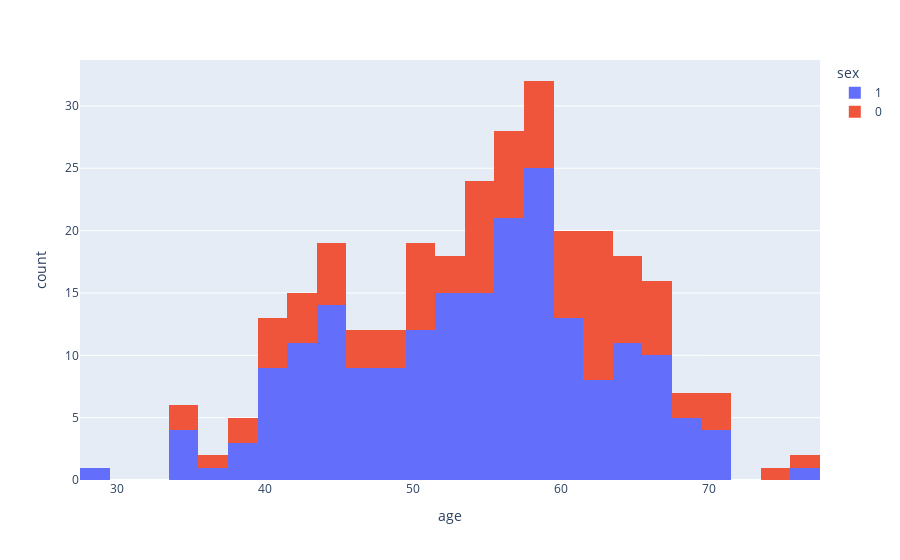

The code cell stored with this chart in its notebook:
### Code cell
fig = px.histogram(data_frame=X, x='age', color= 'sex')
fig.show()

# 1-male, 0-female
X['sex'].value_counts()

### Figure 1 — Plotly figure (JSON) as saved in the notebook; plotly's stock layout.template omitted (floating-point values rounded to 4 significant figures; data arrays with more than 128 entries replaced by an {"elided": "..."} marker saying what was removed)
{"data": [{"alignmentgroup": "True", "bingroup": "x", "hovertemplate": "sex=1<br>age=%{x}<br>count=%{y}<extra></extra>", "legendgroup": "1", "marker": {"color": "#636efa", "pattern": {"shape": ""}}, "name": "1", "offsetgroup": "1", "orientation": "v", "showlegend": true, "type": "histogram", "x": {"elided": "201 int values"}, "xaxis": "x", "yaxis": "y"}, {"alignmentgroup": "True", "bingroup": "x", "hovertemplate": "sex=0<br>age=%{x}<br>count=%{y}<extra></extra>", "legendgroup": "0", "marker": {"color": "#EF553B", "pattern": {"shape": ""}}, "name": "0", "offsetgroup": "0", "orientation": "v", "showlegend": true, "type": "histogram", "x": [41, 62, 57, 56, 48, 58, 50, 58, 66, 69, 65, 71, 61, 65, 41, 51, 46, 54, 65, 65, 51, 53, 53, 51, 62, 44, 63, 60, 57, 71, 61, 43, 62, 35, 63, 45, 56, 62, 43, 55, 60, 42, 67, 54, 58, 54, 45, 59, 62, 56, 60, 63, 62, 68, 45, 50, 50, 64, 64, 62, 37, 66, 46, 46, 64, 41, 54, 39, 63, 34, 67, 52, 55, 74, 54, 49, 41, 49, 60, 51, 42, 67, 76, 44, 58, 60, 71, 66, 39, 58, 55, 58, 55, 63, 57, 57], "xaxis": "x", "yaxis": "y"}], "layout": {"barmode": "relative", "legend": {"title": {"text": "sex"}, "tracegroupgap": 0}, "margin": {"t": 60}, "xaxis": {"anchor": "y", "domain": [0, 1], "title": {"text": "age"}}, "yaxis": {"anchor": "x", "domain": [0, 1], "title": {"text": "count"}}}}
